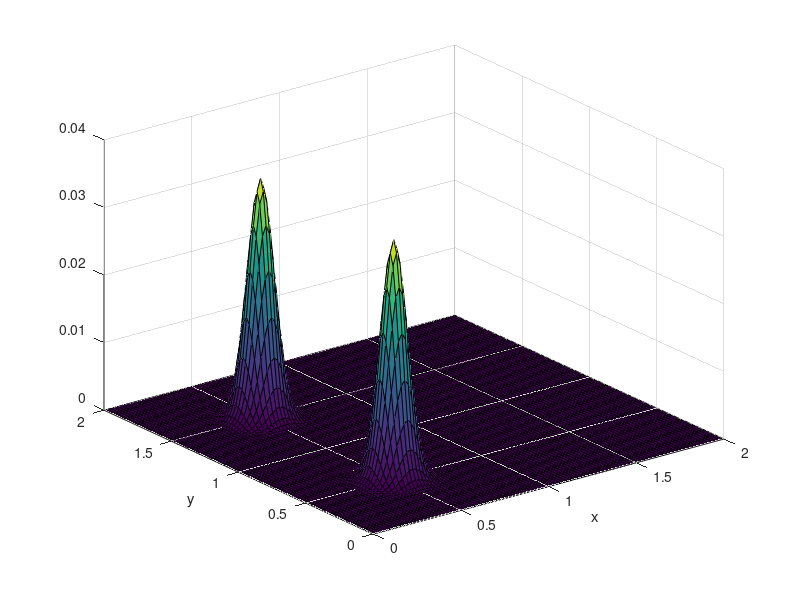

Reproduce this figure in MATLAB. (Note: this script raises an error after producing the figure.)
clear variables; close all; clc;

% define function
% function_type='gaussian';
% function_type='constant';
% function_type='linearx';
% function_type='lineary';
% function_type='opposite_gaussian';
function_type='double_gaussian';
switch lower(function_type)
    case 'gaussian'
        % Gaussian function
        Lx=2;
        Ly=2;
        x0=.25*Lx;
        y0=.25*Ly;
        sigma=(Lx*Ly)/500;
        fh = @(x,y) (x/Lx).*(1-(x/Lx)).*(y/Ly).*(1-(y/Ly)).*exp(-((x-x0).^2+(y-y0).^2)/sigma);
    case 'constant'
        % constant mesh density
        fh = @(x,y) 1+0*x+0*y;
        Lx=1;Ly=2;
    case 'linearx'
        % linear in x mesh density
        fh = @(x,y) 1*x+0*y;
        Lx=1;Ly=2;
    case 'lineary'
        % linear in y mesh density
        fh = @(x,y) 0*x+1*y;
        Lx=1;Ly=2;
    case 'opposite_gaussian'
        % Gaussian function
        Lx=2;
        Ly=2;
        x0=.25*Lx;
        y0=.25*Ly;
        sigma0=(Lx*Ly)/500;
        x1=.75*Lx;
        y1=.75*Ly;
        sigma1=(Lx*Ly)/500;
        fh = @(x,y) (x/Lx).*(1-(x/Lx)).*(y/Ly).*(1-(y/Ly)).*(exp(-((x-x0).^2+(y-y0).^2)/sigma0)...
            +exp(-((x-x1).^2+(y-y1).^2)/sigma1));
    case 'double_gaussian'
        % Gaussian function
        Lx=2;
        Ly=2;
        x0=.25*Lx;
        y0=.25*Ly;
        sigma0=(Lx*Ly)/500;
        x1=x0;
        y1=.75*Ly;
        sigma1=(Lx*Ly)/500;
        fh = @(x,y) (x/Lx).*(1-(x/Lx)).*(y/Ly).*(1-(y/Ly)).*(exp(-((x-x0).^2+(y-y0).^2)/sigma0)...
            +exp(-((x-x1).^2+(y-y1).^2)/sigma1));
    otherwise
        error('unknown function type %s in %s',function_type,mfilename)
end
% plotting to check the function
x=linspace(0,Lx,100);
y=linspace(0,Ly,100);

[X,Y]=meshgrid(x,y);
Z=zeros(length(x),length(y));
for i=1:length(x)
    for j=1:length(y)
        Z(i,j)=fh(x(i),y(j));
    end
end
figure(99); surf(X,Y,Z'); xlabel('x'); ylabel('y');

% subdivide the domain with Nx-1, Ny-1 cut lines (excluding the domain
% boundaries)
N_cutx=3;
N_cuty=3;

Ncol =N_cutx+1; Nrow =N_cuty+1;
Nptsx=N_cutx+2; Nptsy=N_cuty+2;
x=linspace(0,Lx,Nptsx);
y=linspace(0,Ly,Nptsx);

F = compute_integral_2d(fh,x,y);
check = integral2(fh,0,Lx,0,Ly) - sum(sum(F));
if abs(check)>sqrt(eps)
    error('integral error %g in %s',check,mfilename)
end
load_imbalance = max(max(F))/(sum(sum(F))/Nrow/Ncol);
fprintf('Initial load imbalance %g, max/min=%g \n',load_imbalance,max(max(F))/min(min(F)));

counter=1;
while load_imbalance>1.0001
    % fixed i in F(i,j) means values for column i
    Fcol=sum(F,2); % access as Fcol(i). column metric means x varies
    Frow=sum(F,1)'; % access as Frow(j). row    metric means y varies
    
    % F per row/column
    x_new = compute_new_cut_lines2(Fcol,x);
    y_new = compute_new_cut_lines2(Frow,y);
    % plot
    figure(1); clf; 
    surf(X,Y,Z'); xlabel('x'); ylabel('y');
    hold on;
    view(0,90);
    zzz=max(max(Z))*ones(2,1)*1.2;
    for i=2:length(x)-1
        line([x_new(i) x_new(i)],[y(1) y(end)],zzz);
    end
    for j=2:length(y)-1
        line([x(1) x(end)],[y_new(j) y_new(j)],zzz);
    end
    [x_new' y_new']
    x=x_new;
    y=y_new;
    % re-compute metric
    F = compute_integral_2d(fh,x_new,y_new);
    load_imbalance = max(max(F))/(sum(sum(F))/Nrow/Ncol);
    fprintf('Iteration %d, load imbalance %g, max/min=%g \n',counter,load_imbalance,max(max(F))/min(min(F)));
    counter=counter+1;
    pause
    if counter>10
        fprintf('not converged \n');
        break
    end
end






% % F_new=F_new/sum(sum(F_new));
% % fixed i in F(i,j) means values for column i
% Fcol_new=sum(F_new,2); % access as Fcol(i). column metric means x varies
% Frow_new=sum(F_new,1)'; % access as Frow(j). row    metric means y varies
% 
% [Frow Frow_new]
% [sum(Frow) sum(Frow_new)]
% [Fcol Fcol_new]
% [sum(Fcol) sum(Fcol_new)]

